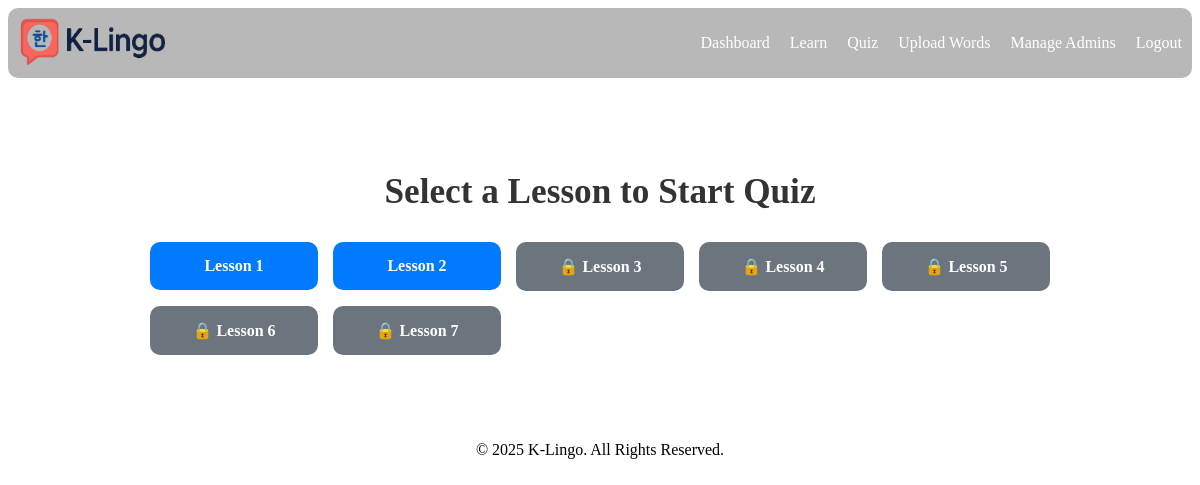
Page /views/quiz.php (signed in) on the committed database.
### tables this page shows
CREATE TABLE `lessons` (
  `id` int(11) NOT NULL,
  `lesson_number` int(11) NOT NULL,
  `is_active` tinyint(1) DEFAULT 1,
  `created_by` int(11) DEFAULT NULL,
  `created_at` timestamp NOT NULL DEFAULT current_timestamp()
);

### views/quiz.php (the view, shortened to what this page needs)
<?php
require_once('../includes/db.php');
$userId = $_SESSION['user_id'];
$lessons_result = $conn->query("SELECT id, lesson_number FROM lessons WHERE is_active = 1 ORDER BY lesson_number ASC");
$stmt = $conn->prepare("SELECT lesson_id, completed FROM user_progress WHERE user_id = ?");
$stmt->bind_param("i", $userId);
$stmt->execute();
$result = $stmt->get_result();
$userProgress = [];
while ($row = $result->fetch_assoc()) {
    $userProgress[(int)$row['lesson_id']] = (bool)$row['completed'];
}
$lesson_id = isset($_GET['lesson']) ? (int) $_GET['lesson'] : 0;
?>
<?php include('../includes/header.php'); ?>
<div class="quiz-container">
<?php if (!$lesson_id): ?>
    <h1>Select a Lesson to Start Quiz</h1>
    <ul class="lesson-selection">
        <?php
        $lessons_result->data_seek(0);
        while ($lesson = $lessons_result->fetch_assoc()):
            $lessonId = $lesson['id'];
            $lessonNumber = $lesson['lesson_number'];
            $canAccess = true;
            if ($lessonNumber > 1) {
                $prevLessonNumber = $lessonNumber - 1;
                $stmtPrev = $conn->prepare("SELECT id FROM lessons WHERE lesson_number = ?");
                $stmtPrev->bind_param("i", $prevLessonNumber);
                $stmtPrev->execute();
                $prevLessonData = $stmtPrev->get_result()->fetch_assoc();
                $prevLessonId = $prevLessonData['id'] ?? null;
                $canAccess = $prevLessonId && !empty($userProgress[$prevLessonId]);
            }
        ?>
            <?php if ($canAccess): ?>
                <li><a href="?lesson=<?php echo $lessonId; ?>">
                    Lesson <?php echo htmlspecialchars($lessonNumber); ?>
                </a></li>
            <?php else: ?>
                <li><span>🔒 Lesson <?php echo htmlspecialchars($lessonNumber); ?></span></li>
            <?php endif; ?>
        <?php endwhile; ?>
    </ul>
<?php endif; ?>
</div>
<center><?php include('../includes/footer.php'); ?> </center>

### includes/header.php (style rules this page uses)
ul { list-style: none; display: flex; gap: 20px; }
li { font-size: 16px; }
li a { color: #fff; text-decoration: none; }

### views/quiz.php (style rules this page uses)
.quiz-container { max-width: 900px; margin: 50px auto; padding: 20px; }
.quiz-container h1 { text-align: center; font-size: 2.2rem; color: #333; margin-bottom: 30px; }
.lesson-selection { display: grid; grid-template-columns: repeat(auto-fit, minmax(150px, 1fr)); gap: 15px; list-style: none; padding: 0; }
.lesson-selection li a, .lesson-selection li span { display: block; text-align: center; background: #007bff; color: #fff; padding: 15px; border-radius: 10px; font-weight: bold; transition: background 0.3s; text-decoration: none; }
.lesson-selection li span { background: #6c757d; cursor: not-allowed; }

### rows in the picture
lessons: lesson_number "1"
lessons: lesson_number "2"
lessons: lesson_number "3"
lessons: lesson_number "4"
lessons: lesson_number "5"
lessons: lesson_number "6"
lessons: lesson_number "7"
